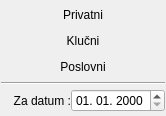
        <widget class="QWidget" name="scrollAreaWidgetContents">
         <property name="geometry">
          <rect>
           <x>0</x>
           <y>0</y>
           <width>166</width>
           <height>116</height>
          </rect>
         </property>
         <property name="sizePolicy">
          <sizepolicy hsizetype="Preferred" vsizetype="Maximum">
           <horstretch>0</horstretch>
           <verstretch>0</verstretch>
          </sizepolicy>
         </property>
         <layout class="QVBoxLayout" name="verticalLayout_4">
          <property name="spacing">
           <number>1</number>
          </property>
          <property name="leftMargin">
           <number>1</number>
          </property>
          <property name="topMargin">
           <number>1</number>
          </property>
          <property name="rightMargin">
           <number>1</number>
          </property>
          <property name="bottomMargin">
           <number>1</number>
          </property>
          <item>
           <widget class="QPushButton" name="pushButton_2">
            <property name="text">
             <string>Privatni</string>
            </property>
            <property name="flat">
             <bool>true</bool>
            </property>
           </widget>
          </item>
          <item>
           <widget class="QPushButton" name="pushButton_3">
            <property name="text">
             <string>Klučni</string>
            </property>
            <property name="flat">
             <bool>true</bool>
            </property>
           </widget>
          </item>
          <item>
           <widget class="QPushButton" name="pushButton_5">
            <property name="text">
             <string>Poslovni</string>
            </property>
            <property name="flat">
             <bool>true</bool>
            </property>
           </widget>
          </item>
          <item>
           <widget class="Line" name="line">
            <property name="orientation">
             <enum>Qt::Horizontal</enum>
            </property>
           </widget>
          </item>
          <item>
           <layout class="QHBoxLayout" name="horizontalLayout_8">
            <property name="spacing">
             <number>0</number>
            </property>
            <item>
             <widget class="QLabel" name="label_7">
              <property name="text">
               <string>Za datum :</string>
              </property>
              <property name="alignment">
               <set>Qt::AlignRight|Qt::AlignTrailing|Qt::AlignVCenter</set>
              </property>
             </widget>
            </item>
            <item>
             <widget class="QDateTimeEdit" name="dateTimeEdit">
              <property name="displayFormat">
               <string>dd. MM. yyyy</string>
              </property>
             </widget>
            </item>
           </layout>
          </item>
         </layout>
        </widget>
